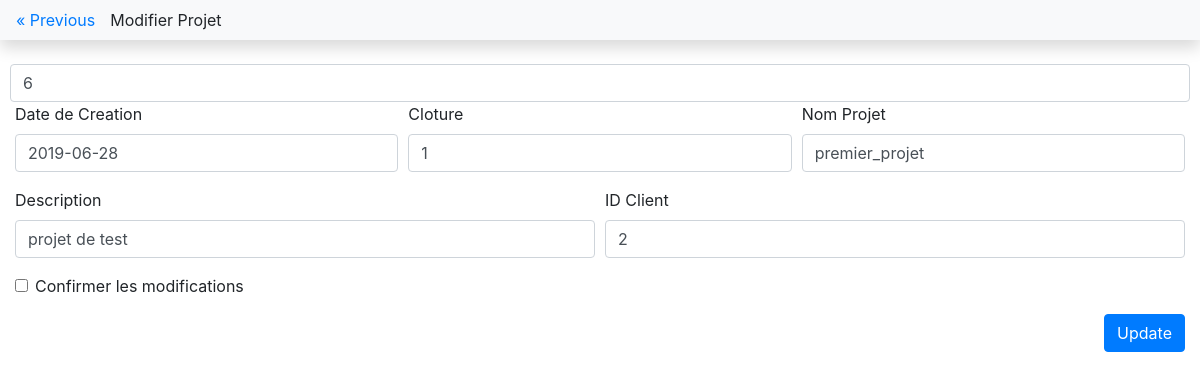
The app's page /projet_web/projet/modifier_projet.php?row_id=6 with its own data.
### tables this page shows
CREATE TABLE `projet` (
  `projet_id` int(11) NOT NULL AUTO_INCREMENT,
  `projet_creation` date NOT NULL,
  `projet_cloture` tinyint(1) NOT NULL,
  `projet_nom` varchar(50) NOT NULL DEFAULT '',
  `projet_description` varchar(50) NOT NULL DEFAULT '',
  `projet_client_id` int(11) NOT NULL,
  `projet_del` int(11) NOT NULL DEFAULT '0',
  PRIMARY KEY (`projet_id`),
  KEY `PROJET_CLIENT_FK` (`projet_client_id`),
  CONSTRAINT `projet_ibfk_1` FOREIGN KEY (`projet_client_id`) REFERENCES `client` (`client_id`)
);

### projet_web/projet/modifier_projet.php (the view, shortened to what this page needs)
<!doctype html>
<html lang="en">
  <head>
    <link rel="stylesheet" href="../bs431/css/bootstrap.min.css">
  </head>
  <body>
  <?php
    include('../connexion_bdd.php');
    $id = $_GET['row_id'];
    $reponse = $bdd->prepare("SELECT * FROM projet WHERE projet_id=:id");
    $reponse->execute(['id' => $id]);
    $user = $reponse->fetch();
  ?>
  <nav class="navbar navbar-expand-lg navbar-light bg-light shadow">
    <div class="row">
      <div class="col">
        <a href="../gestion_projet.php" class="previous">&laquo; Previous</a>
      </div>
        Modifier Projet
    </div>
  </nav>
  <br>
  <div class="container-fluid">
    <form action ="update_projet.php" method="get">
      <div class="form-row">
        <input type="text" class="form-control" id="validationDefault00" name="id_modifier" placeholder="ID" value="<?php echo $user['projet_id'] ?>" required>
      </div>
      <div class="form-row">
        <div class="col-md-4 mb-3">
          <label for="validationDefault01">Date de Creation</label>
          <input type="text" class="form-control" id="validationDefault01" name="date_modifier" placeholder="Date de creation" value="<?php echo $user['projet_creation'] ?>" required>
        </div>
        <div class="col-md-4 mb-3">
          <label for="validationDefault02">Cloture</label>
          <input type="text" class="form-control" id="validationDefault02" name="cloture_modifier" placeholder="Cloture" value="<?php echo $user['projet_cloture'] ?>" required>
        </div>
        <div class="col-md-4 mb-3">
          <label for="validationDefault03">Nom Projet</label>
          <input type="text" class="form-control" id="validationDefault03" name="nom_modifier" placeholder="Nom" value="<?php echo $user['projet_nom'] ?>" required>
        </div>
      </div>
      <div class="form-row">
        <div class="col-md-6 mb-3">
          <label for="validationDefault03">Description</label>
          <input type="text" class="form-control" id="validationDefault04" name="description_modifier" placeholder="Description" value="<?php echo $user['projet_description'] ?>" required>
        </div>
        <div class="col-md-6 mb-3">
          <label for="validationDefault03">ID Client</label>
          <input type="text" class="form-control" id="validationDefault05" name="id_client_modifier" placeholder="ID Client" value="<?php echo $user['projet_client_id'] ?>" required>
        </div>
      </div>
      <div class="form-group">
        <div class="form-check">
          <input class="form-check-input" type="checkbox" value="" id="invalidCheck2" required>
          <label class="form-check-label" for="invalidCheck2">
            Confirmer les modifications
          </label>
        </div>
      </div>
      <div class ="text-right">
        <button class="btn btn-primary" type="submit">Update</button>
      </div>
    </form>
  </div>
  </body>
</html>

### records on screen
projet: id_modifier "6", date_modifier "2019-06-28", cloture_modifier "1", nom_modifier "premier_projet", description_modifier "projet de test", id_client_modifier "2"
